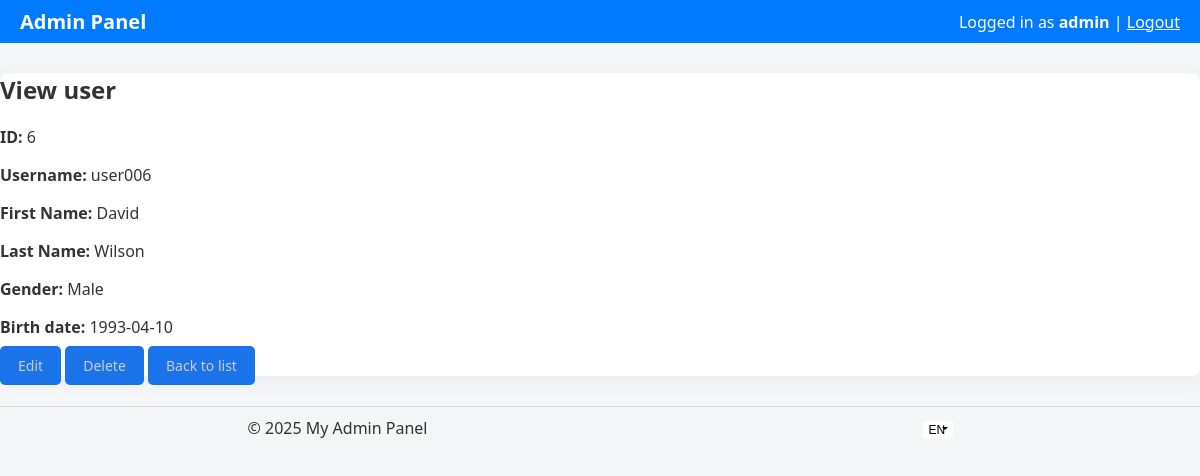
Screenshot of /user/view/6 (signed in) with the database file from the repository.
### tables this page shows
CREATE TABLE `users` (
  `id` int(11) UNSIGNED NOT NULL,
  `login` varchar(50) NOT NULL,
  `password` varchar(255) NOT NULL,
  `first_name` varchar(50) NOT NULL,
  `last_name` varchar(50) NOT NULL,
  `gender` enum('male','female') DEFAULT NULL,
  `birth_date` date DEFAULT NULL,
  `created_at` timestamp NOT NULL DEFAULT current_timestamp()
);

### src/services/Renderer.php (called while the page is built, shortened)
<?php
class Renderer
{
	public function render($controller, $view, $vars = [])
	{
		$file = $this->getViewFile($controller, $view);
		function text($name)
		{
			return Application::i()->translator()->get($name);
		}
		include $file;
	}
	private function getViewFile($controller, $view)
	{
		return __DIR__ . "/../views/{$controller}/{$view}.php";
	}
}

### src/controllers/UserController.php (called while the page is built, shortened)
<?php
class UserController
{
	private $userModel;
	public function __construct($app)
	{
		$this->userModel = new User($app->db());
	}
	public function view($id)
	{
		$user = $this->userModel->getById($id);
		$vars = ['user' => $user];
		Application::i()->renderer()->render('user', 'view', $vars);
	}
}

### src/Application.php (called while the page is built, shortened)
<?php
class Application extends Singleton
{
	private $translator;
	private $db;
	private $router;
	protected function __construct()
	{
		$this->translator = new Translator;
		$this->db = new Database(DB_HOST, DB_NAME, DB_USER, DB_PASS);
		$this->router = new Router($this);
	}
	public function translator()
	{
		return $this->translator;
	}
	public function db()
	{
		return $this->db;
	}
	public function start()
	{
		try
		{
			$this->db->connect();
			$this->router->handle(isset($_GET['route']) ? $_GET['route'] : 'user/listUsers');
		}
		catch (Exception $e) {
			echo 'Undefined exception: ' . $e->getMessage();
			exit;
		}
	}
}

### index.php (called while the page is built, shortened)
<?php
Application::i()->start();

### bootstrap/classes/Singleton.php (called while the page is built, shortened)
<?php
abstract class Singleton
{
	protected static $instances = [];
	public static function i()
	{
		$className = get_called_class();
		if (!isset(static::$instances[$className])) {
			static::$instances[$className] = new static();
		}
		return static::$instances[$className];
	}
}

### src/services/Translator.php (called while the page is built, shortened)
<?php
class Translator
{
	private $messages = [];
	public $available_langs = [];
	public function __construct()
	{
		$this->available_langs = $this->getAvailableLangs();
	}
	private function getAvailableLangs()
	{
		$res = [];
		foreach (glob(__DIR__ . "/../lang/*.php") as $v) {
			if ($p = realpath($v)) {
				$res[pathinfo($p, PATHINFO_FILENAME)] = $p;
			}
		}
		return $res;
	}
	public function loadDefaultLang()
	{
		$this->default_messages = $this->loadFile(DEFAULT_LANG);
	}
	public function hasLang($lang)
	{
		return isset($this->available_langs[$lang]);
	}
	private function loadFile($lang)
	{
		if ($this->hasLang($lang)) {
			$data = include $this->available_langs[$lang];
			if (is_array($data)) {
				return $data;
			}
		}
		return [];
	}
	public function get($key)
	{
		return $this->messages[$key] ?? $this->default_messages[$key] ?? $key;
	}
}

### src/lang/en.php (called while the page is built)
<?php
return [
	'admin_panel' => 'Admin Panel',
	'admin_login' => 'Admin Login',
	'username' => 'Username',
	'password' => 'Password',
	'login' => 'Login',
	'invalid_csrf' => 'Invalid CSRF token',
	'invalid_username_or_password' => 'Invalid username or password',
	'user_not_found' => 'User not found',
	'update_failed' => 'Update failed',
	'incorrect_pass' => 'Password must be at least 6 characters.',
	'add_new_user' => 'Add new user',
	'id' => 'ID',
	'first_name' => 'First Name',
	'last_name' => 'Last Name',
	'birth_date' => 'Birth date',
	'gender' => 'Gender',
	'actions' => 'Actions',
	'view' => 'View',
	'edit' => 'Edit',
	'delete' => 'Delete',
	'prev' => 'Prev',
	'next' => 'Next',
	'back_to_list' => 'Back to list',
	'cancel' => 'Cancel',
	'logged_in_as' => 'Logged in as',
	'logout' => 'Logout',
	'update' => 'Update',
	'male' => 'Male',
	'female' => 'Female',
	'select' => 'Select',
	'my_admin_panel' => 'My Admin Panel',
	'view_user' => 'View user',
	'user_list' => 'User list',
	'edit_user' => 'Edit user',
	'delete_user' => 'Delete user',
	'yes_delete' => 'Yes, Delete',
	'new_password_edit' => 'New Password (leave blank to keep current)',
	'are_you_sure_to_delete' => 'Are you sure you want to delete user',
	'add' => 'Add',
	'page_not_found' => 'Page not found',
	'no_users_found' => 'No users found',
	'duplicated_entry_user_err' => 'The user already exists',
	'invalid_first_name' => 'First name must be at least 3 characters',
	'invalid_last_name' => 'Last name must be at least 3 characters',
	'invalid_username' => 'Username must be at least 4 characters',
];

### src/models/User.php (called while the page is built, shortened)
<?php
class User
{
	private $db;
	private $table = 'users';
	public function __construct($db)
	{
		$this->db = $db;
	}
	public function getById($id)
	{
		$sql = "SELECT * FROM {$this->table} WHERE id = :id";
		return $this->db->fetch($sql, ['id' => $id]);
	}
}

### src/services/Database.php (called while the page is built, shortened)
<?php
class Database
{
	private $host;
	private $dbname;
	private $username;
	private $password;
	private $charset;
	private $pdo;
	private $options = [
		PDO::ATTR_ERRMODE => PDO::ERRMODE_EXCEPTION,
		PDO::ATTR_DEFAULT_FETCH_MODE => PDO::FETCH_ASSOC,
		PDO::ATTR_EMULATE_PREPARES => false,
	];
	public function __construct($host, $dbname, $username, $password, $charset = DB_CHARSET)
	{
		$this->host = $host;
		$this->dbname = $dbname;
		$this->username = $username;
		$this->password = $password;
		$this->charset = $charset;
	}
	public function connect()
	{
		try {
			$dsn = "mysql:host={$this->host};charset={$this->charset}";
			$this->pdo = new PDO($dsn, $this->username, $this->password, $this->options);
			$dsn = "mysql:host={$this->host};dbname={$this->dbname};charset={$this->charset}";
			$this->pdo = new PDO($dsn, $this->username, $this->password, $this->options);
		} catch (PDOException $e) {
			die("Database connection failed: " . $e->getMessage());
		}
	}
	private function createDatabaseIfNotExists()
	{
		$sql = "CREATE DATABASE IF NOT EXISTS " . $this->dbname;
		$this->pdo->exec($sql);
	}
	public function query($sql, $params = [])
	{
		$stmt = $this->pdo->prepare($sql);
		$stmt->execute($params);
		return $stmt;
	}
	public function fetch($sql, $params = [])
	{
		return $this->query($sql, $params)->fetch();
	}
}

### src/views/user/view.php (the view, shortened to what this page needs)
<?php include __DIR__ . '/../layout/header.php'; ?>
<h2><?= text('view_user') ?></h2>
<?php if ($user): ?>
	<p><strong><?= text('id') ?>:</strong> <?= htmlspecialchars($user['id']) ?></p>
	<p><strong><?= text('username') ?>:</strong> <?= htmlspecialchars($user['login']) ?></p>
	<p><strong><?= text('first_name') ?>:</strong> <?= htmlspecialchars($user['first_name']) ?></p>
	<p><strong><?= text('last_name') ?>:</strong> <?= htmlspecialchars($user['last_name']) ?></p>
	<p><strong><?= text('gender') ?>:</strong> <?= text($user['gender']) ?></p>
	<p><strong><?= text('birth_date') ?>:</strong> <?= htmlspecialchars($user['birth_date']) ?></p>
	<a href="/user/form/<?= $user['id'] ?>" class="btn"><?= text('edit') ?></a>
	<a href="/user/delete/<?= $user['id'] ?>" class="btn"><?= text('delete') ?></a>
	<a href="<?= isset($_SESSION['previous_page']) ? htmlspecialchars($_SESSION['previous_page']) : '/user/listUsers' ?>" class="btn"><?= text('back_to_list') ?></a>
<?php endif; ?>
<?php include __DIR__ . '/../layout/footer.php'; ?>

### assets/css/style.css (style rules this page uses)
body { font-family: 'Segoe UI', Tahoma, Geneva, Verdana, sans-serif; background-color: #f4f6f8; margin: 0; padding: 0; color: #333; }
button, input[type="submit"], .btn { background-color: #1a73e8; color: #cccccc; border: none; padding: 10px 18px; border-radius: 5px; cursor: pointer; font-size: 14px; transition: background-color 0.2s, transform 0.1s; }
a { color: #1a73e8; text-decoration: none; transition: color 0.2s, text-decoration 0.2s; }

### rows the page displays
users: id "6", login "user006", first_name "David", last_name "Wilson", gender "Male", birth_date "1993-04-10"

### other values shown
text('admin_panel') "Admin Panel"
text('logged_in_as') "Logged in as"
$_SESSION['admin_username'] "admin"
text('logout') "Logout"
text('view_user') "View user"
text('id') "ID"
text('username') "Username"
text('first_name') "First Name"
text('last_name') "Last Name"
text('gender') "Gender"
text('birth_date') "Birth date"
text('edit') "Edit"
text('delete') "Delete"
text('back_to_list') "Back to list"
text('my_admin_panel') "My Admin Panel"
